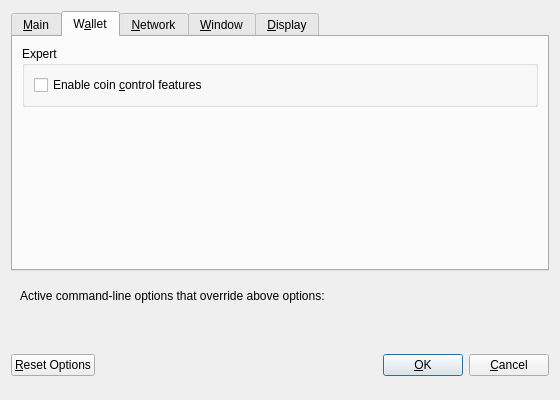
<?xml version="1.0" encoding="UTF-8"?>
<ui version="4.0">
 <class>OptionsDialog</class>
 <widget class="QDialog" name="OptionsDialog">
  <property name="geometry">
   <rect>
    <x>0</x>
    <y>0</y>
    <width>560</width>
    <height>400</height>
   </rect>
  </property>
  <property name="windowTitle">
   <string>Options</string>
  </property>
  <property name="modal">
   <bool>true</bool>
  </property>
  <layout class="QVBoxLayout" name="verticalLayout">
   <item>
    <widget class="QTabWidget" name="tabWidget">
     <property name="currentIndex">
      <number>1</number>
     </property>
     <widget class="QWidget" name="tabMain">
      <attribute name="title">
       <string>&amp;Main</string>
      </attribute>
      <layout class="QVBoxLayout" name="verticalLayout_Main">
       <item>
        <widget class="QCheckBox" name="bitcoinAtStartup">
         <property name="toolTip">
          <string>Automatically start Cccoin after logging in to the system.</string>
         </property>
         <property name="text">
          <string>&amp;Start Cccoin on system login</string>
         </property>
        </widget>
       </item>
       <item>
        <layout class="QHBoxLayout" name="horizontalLayout_2_Main">
         <item>
          <widget class="QLabel" name="databaseCacheLabel">
           <property name="text">
            <string>Size of &amp;database cache</string>
           </property>
           <property name="textFormat">
            <enum>Qt::PlainText</enum>
           </property>
           <property name="buddy">
            <cstring>databaseCache</cstring>
           </property>
          </widget>
         </item>
         <item>
          <widget class="QSpinBox" name="databaseCache"/>
         </item>
         <item>
          <widget class="QLabel" name="databaseCacheUnitLabel">
           <property name="text">
            <string>MB</string>
           </property>
           <property name="textFormat">
            <enum>Qt::PlainText</enum>
           </property>
          </widget>
         </item>
         <item>
          <spacer name="horizontalSpacer_2_Main">
           <property name="orientation">
            <enum>Qt::Horizontal</enum>
           </property>
           <property name="sizeHint" stdset="0">
            <size>
             <width>40</width>
             <height>20</height>
            </size>
           </property>
          </spacer>
         </item>
        </layout>
       </item>
       <item>
        <layout class="QHBoxLayout" name="horizontalLayout_3_Main">
         <item>
          <widget class="QLabel" name="threadsScriptVerifLabel">
           <property name="text">
            <string>Number of script &amp;verification threads</string>
           </property>
           <property name="textFormat">
            <enum>Qt::PlainText</enum>
           </property>
           <property name="buddy">
            <cstring>threadsScriptVerif</cstring>
           </property>
          </widget>
         </item>
         <item>
          <widget class="QSpinBox" name="threadsScriptVerif">
           <property name="toolTip">
            <string>(0 = auto, &lt;0 = leave that many cores free)</string>
           </property>
          </widget>
         </item>
         <item>
          <spacer name="horizontalSpacer_3_Main">
           <property name="orientation">
            <enum>Qt::Horizontal</enum>
           </property>
           <property name="sizeHint" stdset="0">
            <size>
             <width>40</width>
             <height>20</height>
            </size>
           </property>
          </spacer>
         </item>
        </layout>
       </item>
       <item>
        <spacer name="verticalSpacer_Main">
         <property name="orientation">
          <enum>Qt::Vertical</enum>
         </property>
         <property name="sizeHint" stdset="0">
          <size>
           <width>20</width>
           <height>40</height>
          </size>
         </property>
        </spacer>
       </item>
      </layout>
     </widget>
     <widget class="QWidget" name="tabWallet">
      <attribute name="title">
       <string>W&amp;allet</string>
      </attribute>
      <layout class="QVBoxLayout" name="verticalLayout_Wallet">
       <item>
        <widget class="QGroupBox" name="groupBox">
         <property name="title">
          <string>Expert</string>
         </property>
         <layout class="QVBoxLayout" name="verticalLayout_2">
          <item>
           <widget class="QCheckBox" name="coinControlFeatures">
            <property name="toolTip">
             <string>Whether to show coin control features or not.</string>
            </property>
            <property name="text">
             <string>Enable coin &amp;control features</string>
            </property>
           </widget>
          </item>
         </layout>
        </widget>
       </item>
       <item>
        <spacer name="verticalSpacer_Wallet">
         <property name="orientation">
          <enum>Qt::Vertical</enum>
         </property>
         <property name="sizeHint" stdset="0">
          <size>
           <width>20</width>
           <height>40</height>
          </size>
         </property>
        </spacer>
       </item>
      </layout>
     </widget>
     <widget class="QWidget" name="tabNetwork">
      <attribute name="title">
       <string>&amp;Network</string>
      </attribute>
      <layout class="QVBoxLayout" name="verticalLayout_Network">
       <item>
        <widget class="QCheckBox" name="mapPortUpnp">
         <property name="toolTip">
          <string>Automatically open the Cccoin client port on the router. This only works when your router supports UPnP and it is enabled.</string>
         </property>
         <property name="text">
          <string>Map port using &amp;UPnP</string>
         </property>
        </widget>
       </item>
       <item>
        <widget class="QCheckBox" name="allowIncoming">
         <property name="toolTip">
          <string>Accept connections from outside</string>
         </property>
         <property name="text">
          <string>Allow incoming connections</string>
         </property>
        </widget>
       </item>
       <item>
        <widget class="QCheckBox" name="connectSocks">
         <property name="toolTip">
          <string>Connect to the Cccoin network through a SOCKS5 proxy.</string>
         </property>
         <property name="text">
          <string>&amp;Connect through SOCKS5 proxy (default proxy):</string>
         </property>
        </widget>
       </item>
       <item>
        <layout class="QHBoxLayout" name="horizontalLayout_1_Network">
         <item>
          <widget class="QLabel" name="proxyIpLabel">
           <property name="text">
            <string>Proxy &amp;IP:</string>
           </property>
           <property name="textFormat">
            <enum>Qt::PlainText</enum>
           </property>
           <property name="buddy">
            <cstring>proxyIp</cstring>
           </property>
          </widget>
         </item>
         <item>
          <widget class="QValidatedLineEdit" name="proxyIp">
           <property name="minimumSize">
            <size>
             <width>140</width>
             <height>0</height>
            </size>
           </property>
           <property name="maximumSize">
            <size>
             <width>140</width>
             <height>16777215</height>
            </size>
           </property>
           <property name="toolTip">
            <string>IP address of the proxy (e.g. IPv4: 127.0.0.1 / IPv6: ::1)</string>
           </property>
          </widget>
         </item>
         <item>
          <widget class="QLabel" name="proxyPortLabel">
           <property name="text">
            <string>&amp;Port:</string>
           </property>
           <property name="textFormat">
            <enum>Qt::PlainText</enum>
           </property>
           <property name="buddy">
            <cstring>proxyPort</cstring>
           </property>
          </widget>
         </item>
         <item>
          <widget class="QLineEdit" name="proxyPort">
           <property name="minimumSize">
            <size>
             <width>55</width>
             <height>0</height>
            </size>
           </property>
           <property name="maximumSize">
            <size>
             <width>55</width>
             <height>16777215</height>
            </size>
           </property>
           <property name="toolTip">
            <string>Port of the proxy (e.g. 9050)</string>
           </property>
          </widget>
         </item>
         <item>
          <spacer name="horizontalSpacer_1_Network">
           <property name="orientation">
            <enum>Qt::Horizontal</enum>
           </property>
           <property name="sizeHint" stdset="0">
            <size>
             <width>40</width>
             <height>20</height>
            </size>
           </property>
          </spacer>
         </item>
        </layout>
       </item>
       <item>
        <spacer name="verticalSpacer_Network">
         <property name="orientation">
          <enum>Qt::Vertical</enum>
         </property>
         <property name="sizeHint" stdset="0">
          <size>
           <width>20</width>
           <height>40</height>
          </size>
         </property>
        </spacer>
       </item>
      </layout>
     </widget>
     <widget class="QWidget" name="tabWindow">
      <attribute name="title">
       <string>&amp;Window</string>
      </attribute>
      <layout class="QVBoxLayout" name="verticalLayout_Window">
       <item>
        <widget class="QCheckBox" name="minimizeToTray">
         <property name="toolTip">
          <string>Show only a tray icon after minimizing the window.</string>
         </property>
         <property name="text">
          <string>&amp;Minimize to the tray instead of the taskbar</string>
         </property>
        </widget>
       </item>
       <item>
        <widget class="QCheckBox" name="minimizeOnClose">
         <property name="toolTip">
          <string>Minimize instead of exit the application when the window is closed. When this option is enabled, the application will be closed only after selecting Quit in the menu.</string>
         </property>
         <property name="text">
          <string>M&amp;inimize on close</string>
         </property>
        </widget>
       </item>
       <item>
        <spacer name="verticalSpacer_Window">
         <property name="orientation">
          <enum>Qt::Vertical</enum>
         </property>
         <property name="sizeHint" stdset="0">
          <size>
           <width>20</width>
           <height>40</height>
          </size>
         </property>
        </spacer>
       </item>
      </layout>
     </widget>
     <widget class="QWidget" name="tabDisplay">
      <attribute name="title">
       <string>&amp;Display</string>
      </attribute>
      <layout class="QVBoxLayout" name="verticalLayout_Display">
       <item>
        <layout class="QHBoxLayout" name="horizontalLayout_1_Display">
         <item>
          <widget class="QLabel" name="langLabel">
           <property name="text">
            <string>User Interface &amp;language:</string>
           </property>
           <property name="textFormat">
            <enum>Qt::PlainText</enum>
           </property>
           <property name="buddy">
            <cstring>lang</cstring>
           </property>
          </widget>
         </item>
         <item>
          <widget class="QValueComboBox" name="lang">
           <property name="toolTip">
            <string>The user interface language can be set here. This setting will take effect after restarting Cccoin.</string>
           </property>
          </widget>
         </item>
        </layout>
       </item>
       <item>
        <layout class="QHBoxLayout" name="horizontalLayout_2_Display">
         <item>
          <widget class="QLabel" name="unitLabel">
           <property name="text">
            <string>&amp;Unit to show amounts in:</string>
           </property>
           <property name="textFormat">
            <enum>Qt::PlainText</enum>
           </property>
           <property name="buddy">
            <cstring>unit</cstring>
           </property>
          </widget>
         </item>
         <item>
          <widget class="QValueComboBox" name="unit">
           <property name="toolTip">
            <string>Choose the default subdivision unit to show in the interface and when sending coins.</string>
           </property>
          </widget>
         </item>
        </layout>
       </item>
       <item>
        <layout class="QHBoxLayout" name="horizontalLayout_3_Display">
         <item>
          <widget class="QLabel" name="thirdPartyTxUrlsLabel">
           <property name="toolTip">
            <string>Third party URLs (e.g. a block explorer) that appear in the transactions tab as context menu items. %s in the URL is replaced by transaction hash. Multiple URLs are separated by vertical bar |.</string>
           </property>
           <property name="text">
            <string>Third party transaction URLs</string>
           </property>
           <property name="buddy">
            <cstring>thirdPartyTxUrls</cstring>
           </property>
          </widget>
         </item>
         <item>
          <widget class="QLineEdit" name="thirdPartyTxUrls">
           <property name="toolTip">
            <string>Third party URLs (e.g. a block explorer) that appear in the transactions tab as context menu items. %s in the URL is replaced by transaction hash. Multiple URLs are separated by vertical bar |.</string>
           </property>
          </widget>
         </item>
        </layout>
       </item>
       <item>
        <spacer name="verticalSpacer_Display">
         <property name="orientation">
          <enum>Qt::Vertical</enum>
         </property>
         <property name="sizeHint" stdset="0">
          <size>
           <width>20</width>
           <height>40</height>
          </size>
         </property>
        </spacer>
       </item>
      </layout>
     </widget>
    </widget>
   </item>
   <item>
    <widget class="QFrame" name="frame">
     <layout class="QVBoxLayout" name="verticalLayout_Bottom">
      <item>
       <layout class="QHBoxLayout" name="horizontalLayout_Bottom">
        <item>
         <widget class="QLabel" name="overriddenByCommandLineInfoLabel">
          <property name="text">
           <string>Active command-line options that override above options:</string>
          </property>
          <property name="textFormat">
           <enum>Qt::PlainText</enum>
          </property>
         </widget>
        </item>
        <item>
         <spacer name="horizontalSpacer_Bottom">
          <property name="orientation">
           <enum>Qt::Horizontal</enum>
          </property>
          <property name="sizeHint" stdset="0">
           <size>
            <width>40</width>
            <height>20</height>
           </size>
          </property>
         </spacer>
        </item>
       </layout>
      </item>
      <item>
       <widget class="QLabel" name="overriddenByCommandLineLabel">
        <property name="text">
         <string/>
        </property>
        <property name="textFormat">
         <enum>Qt::PlainText</enum>
        </property>
        <property name="wordWrap">
         <bool>true</bool>
        </property>
       </widget>
      </item>
     </layout>
    </widget>
   </item>
   <item>
    <layout class="QHBoxLayout" name="horizontalLayout_Buttons">
     <item>
      <widget class="QPushButton" name="resetButton">
       <property name="toolTip">
        <string>Reset all client options to default.</string>
       </property>
       <property name="text">
        <string>&amp;Reset Options</string>
       </property>
       <property name="autoDefault">
        <bool>false</bool>
       </property>
      </widget>
     </item>
     <item>
      <spacer name="horizontalSpacer_1">
       <property name="orientation">
        <enum>Qt::Horizontal</enum>
       </property>
       <property name="sizeHint" stdset="0">
        <size>
         <width>40</width>
         <height>48</height>
        </size>
       </property>
      </spacer>
     </item>
     <item>
      <widget class="QLabel" name="statusLabel">
       <property name="minimumSize">
        <size>
         <width>200</width>
         <height>0</height>
        </size>
       </property>
       <property name="font">
        <font>
         <weight>75</weight>
         <bold>true</bold>
        </font>
       </property>
       <property name="text">
        <string/>
       </property>
       <property name="textFormat">
        <enum>Qt::PlainText</enum>
       </property>
       <property name="wordWrap">
        <bool>true</bool>
       </property>
      </widget>
     </item>
     <item>
      <spacer name="horizontalSpacer_2">
       <property name="orientation">
        <enum>Qt::Horizontal</enum>
       </property>
       <property name="sizeHint" stdset="0">
        <size>
         <width>40</width>
         <height>48</height>
        </size>
       </property>
      </spacer>
     </item>
     <item>
      <widget class="QPushButton" name="okButton">
       <property name="text">
        <string>&amp;OK</string>
       </property>
       <property name="autoDefault">
        <bool>false</bool>
       </property>
       <property name="default">
        <bool>true</bool>
       </property>
      </widget>
     </item>
     <item>
      <widget class="QPushButton" name="cancelButton">
       <property name="text">
        <string>&amp;Cancel</string>
       </property>
       <property name="autoDefault">
        <bool>false</bool>
       </property>
      </widget>
     </item>
    </layout>
   </item>
  </layout>
 </widget>
 <customwidgets>
  <customwidget>
   <class>QValidatedLineEdit</class>
   <extends>QLineEdit</extends>
   <header>qvalidatedlineedit.h</header>
  </customwidget>
  <customwidget>
   <class>QValueComboBox</class>
   <extends>QComboBox</extends>
   <header>qvaluecombobox.h</header>
  </customwidget>
 </customwidgets>
 <resources/>
 <connections/>
</ui>
